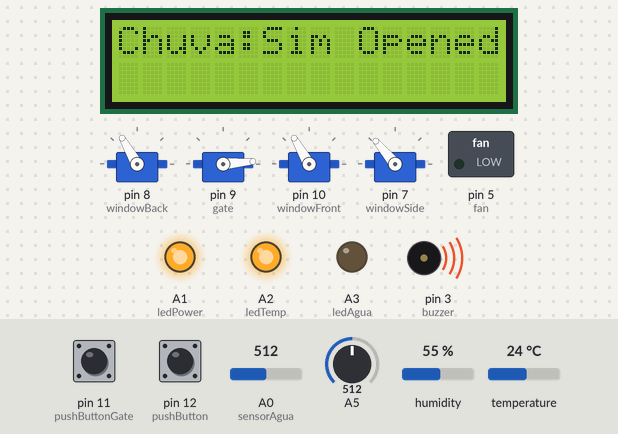
Bench run of a sketch on a simulated Arduino Uno, built with avr-gcc and run on an emulated ATmega328P. Parts: 4 × servo, 16×2 character LCD, switched loads named in the sketch (green lamp = pin HIGH), output pins drawn as LEDs (lit = HIGH), buzzer (waves = sounding, pin HIGH). The test bench sets the inputs (shaded band); at power-on: temperature 24 °C, pin 12 (pushButton) LOW, pin 11 (pushButtonGate) LOW, A0 (sensorAgua) = 512, A5 = 512, humidity 55 %. What the sketch prints to the serial monitor is not drawn.

Above: at 6.8 s.
6.9 s: temperature set to 26 °C
At 10.4 s:
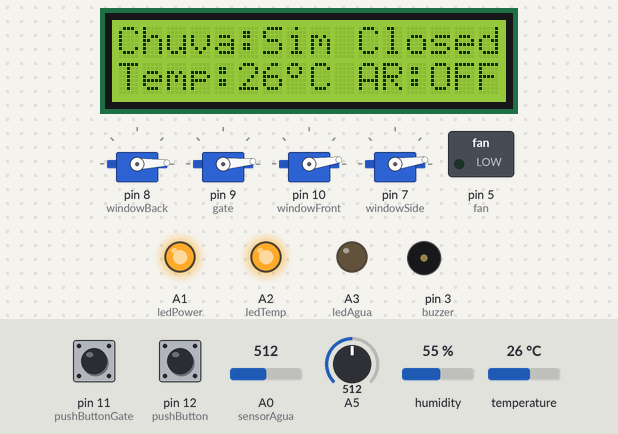
11.2 s: temperature set to 29 °C
At 12.8 s:
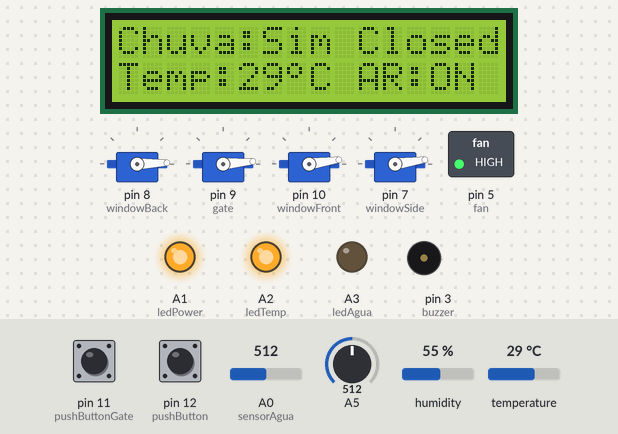
13.1 s: pin 12 (pushButton) pulled HIGH for 1 s
At 18.2 s:
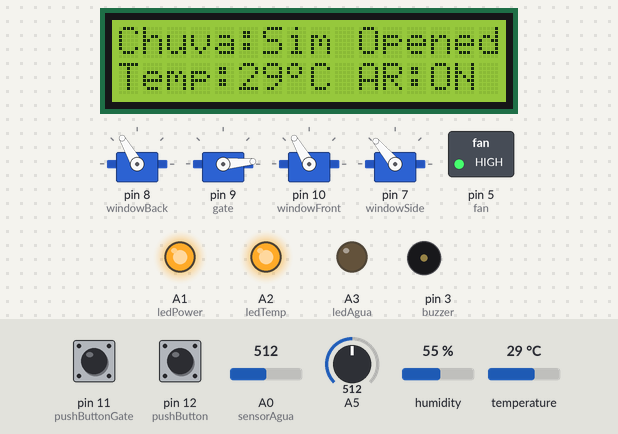
18.4 s: pin 11 (pushButtonGate) pulled HIGH for 0.65 s
At 23.0 s:
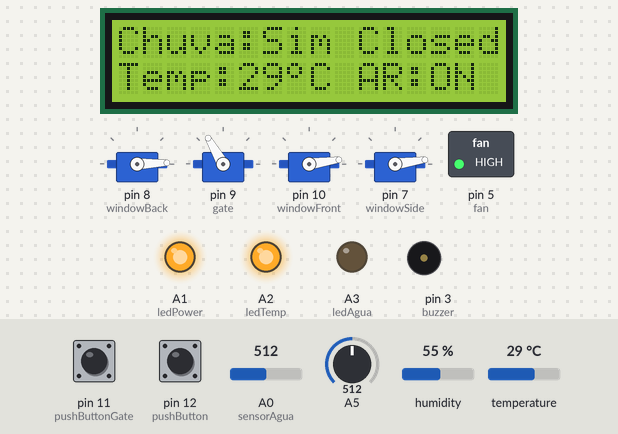
23.3 s: temperature set to 12 °C
At 25.1 s:
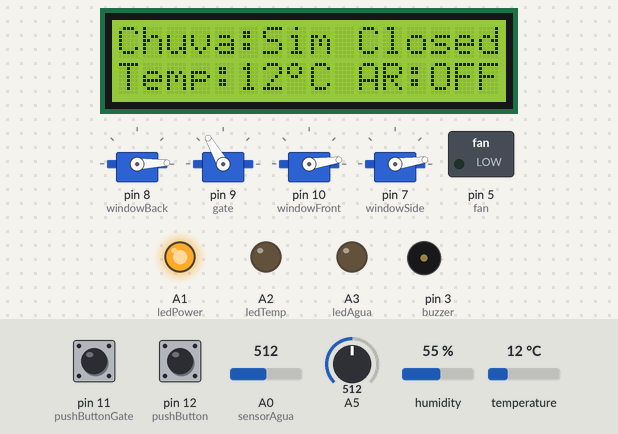
26.0 s: pin 12 (pushButton) pulled HIGH for 3.2 s
At 31.9 s:
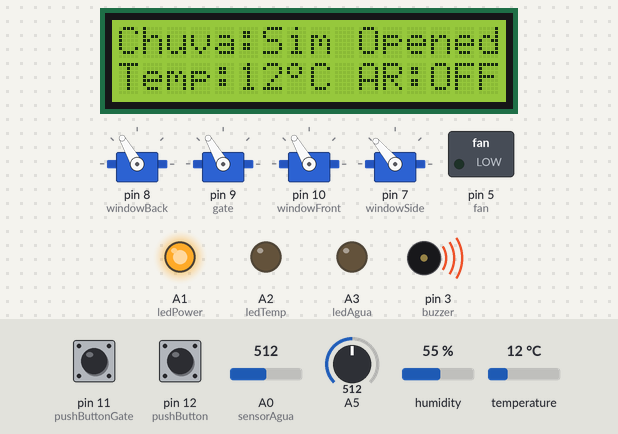
Timing chart, 0 to 34.5 s (numbered marks = the images above; inputs shaded):
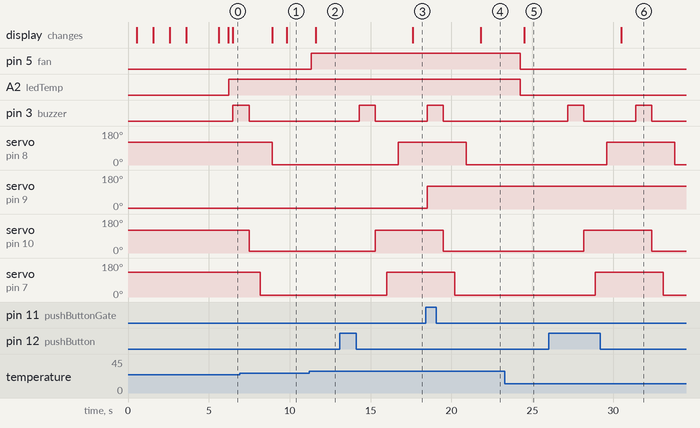

The sketch:

projeto_samuel.ino
```cpp
#include <Adafruit_Sensor.h>                       // Biblioteca DHT Sensor Adafruit
#include <DHT.h>
#include <DHT_U.h>
#include <Wire.h>                     // usando a biblioteca Wire
#include <LiquidCrystal_I2C.h>        // usando a biblioteca LiquidCrystal I2C
LiquidCrystal_I2C lcdI2C(0x27, 16, 2);  // Configura endereço I2C e display com 16 caracteres e 2 linhas
#include <Servo.h> //Biblioteca do Servo Motor
Servo windowBack;
Servo windowFront;
Servo windowSide;
Servo gate;

#define DHTTYPE    DHT11                           // Sensor DHT11
#define DHTPIN 2                                   // Pino do Arduino conectado no Sensor(Data)
DHT_Unified dht(DHTPIN, DHTTYPE);                  // configurando o Sensor DHT - pino e tipo

uint32_t delayMS; // variável para atraso no tempo
const char sensorAgua = A0;
const char ledPower = A1;
const char ledTemp = A2;
const char ledAgua = A3;
const int buzzer = 3;
const int pushButton = 12;
const int pushButtonGate = 11;
const int fan = 5;

// Variáveis Globais:
int stateWater = 0; // 0 = sem chuva 1 = com chuva
int stateWindows = 0; // 1 = fechada 0 = aberta
int statePushButton = 0; // 0 = nao pressionado 1 = pressionado
int stateSensorWater = 0; // 0 = sem chuva 1 = com chuva
int usePushButton = 0; // 0 = nãp usado 1 = usado
int statePushButtonGate = 0;
int usePushButtonGate = 0;
String statusTemp;

//Array que desenha o simbolo de grau
byte grau[8] = { B00001100,
                 B00010010,
                 B00010010,
                 B00001100,
                 B00000000,
                 B00000000,
                 B00000000,
                 B00000000,
               };

byte aTio[8] = {
  B01010,
  B00101,
  B01110,
  B00001,
  B01111,
  B10001,
  B01111,
  B00000
};
// Programa Principal:
void setup ()
{
  //Pinos
  pinMode (ledPower, OUTPUT);
  pinMode (ledAgua, OUTPUT);
  pinMode (ledTemp, OUTPUT);
  pinMode (sensorAgua, INPUT);
  pinMode (buzzer, OUTPUT);
  pinMode (pushButton, INPUT);
  pinMode (pushButtonGate, INPUT);
  pinMode (fan, OUTPUT);
  //Servos
  windowBack.attach(8);
  windowBack.write(120);
  gate.attach(9);
  gate.write(5);
  windowFront.attach(10);
  windowFront.write(120);
  windowSide.attach(7);
  windowSide.write(130);
  //Buzzer
  digitalWrite(buzzer, LOW);
  //Sensor
  dht.begin();
  sensor_t sensor;
  dht.temperature().getSensor(&sensor);           // imprime os detalhes do Sensor de Temperatura
  Serial.begin(9600);
  Serial.println ("Iniciando Sensor:");
  Serial.print("Delay mínimo sensor: ");
  Serial.println(sensor.min_delay / 1000);
  Serial.println ("Iniciando a leitura de temperatura: ");
  Serial.println("------------------------------------");
  Serial.println("Temperatura");
  Serial.print  ("Sensor:       "); Serial.println(sensor.name);
  Serial.print  ("Valor max:    "); Serial.print(sensor.max_value); Serial.println(" *C");
  Serial.print  ("Valor min:    "); Serial.print(sensor.min_value); Serial.println(" *C");
  Serial.print  ("Resolucao:   "); Serial.print(sensor.resolution); Serial.println(" *C");
  Serial.println("------------------------------------");
  dht.humidity().getSensor(&sensor);            // imprime os detalhes do Sensor de Umidade
  Serial.println ("Iniciando a leitura de temperatura: ");
  Serial.println("Umidade");
  Serial.print  ("Sensor:       "); Serial.println(sensor.name);
  Serial.print  ("Valor max:    "); Serial.print(sensor.max_value); Serial.println("%");
  Serial.print  ("Valor min:    "); Serial.print(sensor.min_value); Serial.println("%");
  Serial.print  ("Resolucao:   "); Serial.print(sensor.resolution); Serial.println("%");
  Serial.println("------------------------------------");
  delayMS = sensor.min_delay / 1000;            // define o atraso entre as leituras
  Serial.println ("LCD E LEDs em operacao.");
  Serial.println("------------------------------------");
  Serial.println ("Ligando LED power: ");
  analogWrite (ledPower, 1023);
  //Display
  lcdI2C.init();                      // inicializa LCD
  lcdI2C.backlight();    // ativa led de backlight
  lcdI2C.setCursor (3, 0);
  lcdI2C.print ("CARREGANDO.");
  delay (1000);
  lcdI2C.clear();
  lcdI2C.setCursor (3, 0);
  lcdI2C.print ("CARREGANDO..");
  delay(1000);
  lcdI2C.clear();
  lcdI2C.setCursor (3, 0);
  lcdI2C.print ("CARREGANDO...");
  delay(1000);
  lcdI2C.clear();
  lcdI2C.setCursor (3, 0);
  lcdI2C.print ("BEM  VINDO");
  lcdI2C.setCursor (5, 1);
  lcdI2C.print ("SAMUEL");
  delay (2000);
  lcdI2C.clear ();
  lcdI2C.createChar(0, grau);
  lcdI2C.createChar(1, aTio);
}
void loop ()
{
  delay(500);
  //delay(delayMS);
  statePushButton = digitalRead(pushButton);
  stateSensorWater = analogRead(sensorAgua);
  stateWindows = windowBack.read();
  sensors_event_t event;                        // inicializa o evento da Temperatura
  dht.temperature().getEvent(&event);
  int t = event.temperature;
  if (isnan(event.temperature))                 // se algum erro na leitura
  {
    Serial.println("Erro na leitura da Temperatura!");
  }
  else                                          // senão
  {
    Serial.print("Temperatura: ");              // imprime a Temperatura
    Serial.print(event.temperature);
    Serial.println(" *C");
    Serial.println("------------------------------------");

  }
  dht.humidity().getEvent(&event);              // faz a leitura de umidade
  if (isnan(event.relative_humidity))           // se algum erro na leitura
  {
    Serial.println("Erro na leitura da Umidade!");
  }
  else                                          // senão
  {
    Serial.print("Umidade: ");                  // imprime a Umidade
    Serial.print(event.relative_humidity);
    Serial.println("%");
    Serial.println("------------------------------------");
  }
  Serial.print("SENSOR ÁGUA: ");
  Serial.println(verifyWater(analogRead(sensorAgua)));
  Serial.println("------------------------------------");
  Serial.print("Temperatura Tipo: ");
  Serial.println(verifyTemp(t));
  Serial.println("------------------------------------");
  Serial.print("Status Push Button: ");
  Serial.println(digitalRead(pushButton));
  Serial.println("------------------------------------");
  Serial.print("Status Windows: ");
  Serial.println(stateWindows);
  Serial.println("------------------------------------");
  Serial.print("Status Motor: ");
  Serial.println(analogRead(fan));
  Serial.println("------------------------------------");
  //Display I2C
  lcdI2C.setCursor (0, 0);
  lcdI2C.print ("Chuva: ");
  statePortao(digitalRead(pushButtonGate));
  stateWater = verifyWater(stateSensorWater);
  statusLcdWindows(stateWindows);
  openWindows(statePushButton, stateWindows, stateWater);
  closeWindows(statePushButton, stateWindows, stateWater);
  statusLcdWindows(stateWindows);
  lcdI2C.setCursor (0, 1);
  lcdI2C.print ("Temp: ");
  lcdI2C.setCursor (5, 1);
  lcdI2C.print (t);
  lcdI2C.write((byte)0);
  lcdI2C.print ("C");
  lcdI2C.setCursor(10, 1);
  lcdI2C.print("AR:");
  lcdI2C.print (verifyTemp(t));
}

int verifyWater(int data) {
  lcdI2C.setCursor (6, 0);
  if (data > 0) {
    lcdI2C.print ("Sim");
    return 1;
  } else if ( data <= 0) {
    lcdI2C.print ("N");
    lcdI2C.write ((byte)1);
    lcdI2C.print ("o");
    return 0;
  }
}

String verifyTemp(int data) {
  if (data <= 20) {
    analogWrite (ledTemp, 0);
    analogWrite(fan, 0);
    return "OFF";
  } else if (data > 20 && data <= 26) {
    analogWrite (ledTemp, 341);
    analogWrite(fan, 0);
    return "OFF";
  } else if (data > 26 && data < 28) {
    analogWrite (ledTemp, 682);
    analogWrite(fan, 0);
    return "OFF";
  } else if (data >= 28) {
    analogWrite (ledTemp, 1023);
    analogWrite(fan, 1023);
    return "ON ";
  } else {
    analogWrite(fan, 0);
    return "ON ";
  }
}

void openWindows(int statePushButton, int stateWindows, int stateWater) {
  if (statePushButton == 1 && stateWindows == 2) {
    digitalWrite(buzzer, HIGH);
    delay(1000);
    digitalWrite(buzzer, LOW);
    windowFront.write(120);
    delay(700);
    windowSide.write(130);
    delay(700);
    windowBack.write(120);
    usePushButton = 1;
  } else if (stateWater == 0 && stateWindows == 2 && usePushButton == 0) {
    digitalWrite(buzzer, HIGH);
    delay(1000);
    digitalWrite(buzzer, LOW);
    windowFront.write(120);
    delay(700);
    windowSide.write(130);
    delay(700);
    windowBack.write(120);
  } else if (stateWater = 0 && stateWindows == 2 && usePushButton == 1) {
    usePushButton = 0;
  }
}

void closeWindows(int statePushButton, int stateWindows, int stateWater) {
  if (statePushButton == 1 && stateWindows == 120) {
    digitalWrite(buzzer, HIGH);
    delay(1000);
    digitalWrite(buzzer, LOW);
    windowFront.write(8);
    delay(500);
    windowSide.write(8);
    delay(500);
    windowBack.write(2);
    usePushButton = 1;
  } else if (stateWater == 1 && stateWindows == 120 && usePushButton == 0) {
    digitalWrite(buzzer, HIGH);
    delay(1000);
    digitalWrite(buzzer, LOW);
    windowFront.write(8);
    delay(700);
    windowSide.write(8);
    delay(700);
    windowBack.write(2);
  } else if (stateWater = 1 && stateWindows == 120 && usePushButton == 1) {
    usePushButton = 0;
  }
}

void statusLcdWindows(int statusWindows) {
  lcdI2C.setCursor(10, 0);
  if (statusWindows == 120) {
    lcdI2C.print ("Opened");
  } else if (statusWindows == 2) {
    lcdI2C.print ("Closed");
  }
}

void statePortao(int pushButtonPortao) {
  if (pushButtonPortao == 1) {
    usePushButtonGate = !usePushButtonGate;
  }
  if (usePushButtonGate == 1) {
    gate.write(120);
  } else if (usePushButtonGate == 0) {
    gate.write(5);
  }
}
```

Measured:
- the behaviour switches between 27 and 28 °C on temperature (found by bisection; images 1 and 2)
- after the input at 11.2 s, pin 5 (fan): LOW → HIGH after 0.14 s; the display: changes after 0.41 s (image 2)
- after the input at 13.1 s, pin 3 (buzzer): LOW → HIGH after 1.2 s, → LOW 1.0 s later; servo on pin 8 (windowBack): 2° → 120° after 3.6 s; servo on pin 10 (windowFront): 8° → 120° after 2.2 s; servo on pin 7 (windowSide): 8° → 130° after 2.9 s; the display: changes after 4.5 s (image 3)
- after the input at 18.4 s, servo on pin 9 (gate): 5° → 120° after 0.09 s
- after the input at 23.3 s, pin 5 (fan), A2 (ledTemp): HIGH → LOW after 0.94 s; the display: changes after 1.2 s (image 5)
- after the input at 26.0 s, pin 3 (buzzer): alternates HIGH for 1.0 s and LOW for 3.2 s, starting after 1.2 s; servo on pin 8 (windowBack): 2° → 120° after 3.6 s, → 2° 4.2 s later
